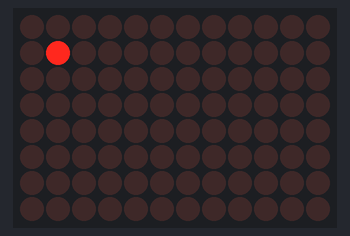
The sketch below on a simulated Arduino Uno R4 WiFi. Parts: 12×8 LED matrix.

Above: at 0.01 s.
At 0.91 s:
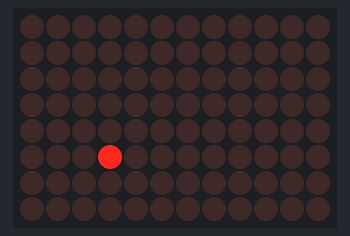
At 1.96 s:
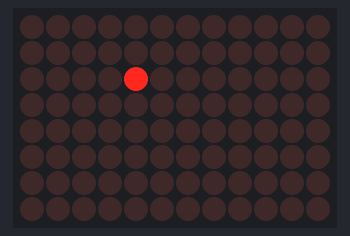
At 4.06 s:
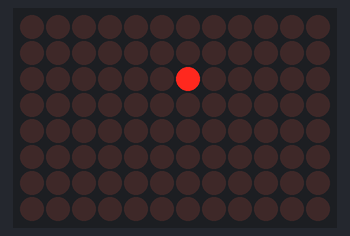
At 6.16 s:
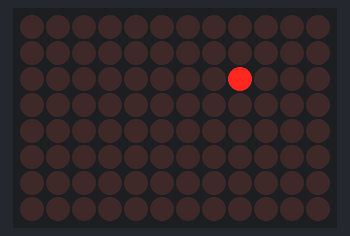
At 8.26 s:
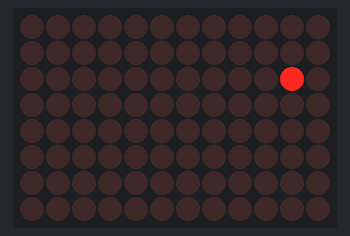

Measured:
- by itself, everything shown: repeats every 7.7 s, in 154 steps

The sketch:

28H_LED-Matrix_springendes_Pixel.ino
```cpp
/**
 * In der Arduino IDE:
 *   - öffne den "Seriellen Monitor" (Symbol rechts oben)
 *   - Konfiguration des seriellen Monitors sollte wie folgt sein
 *     - "Kein Zeilenende"
 *     - "115200 Baud"
 *
 * Der "Reset"-Taster auf der Arduino-Platine startet das Programm neu.
 *
 * LED Matrix (8x12, (y,x))
 *
 *      1  2  3  4  5  6  7  8  9 10 11 12
 *   o-------------------------------------> x
 * 1 |  1  .  .  .  .  .  .  .  .  .  .  1
 * 2 |  .  .  .  .  .  .  .  .  .  .  .  .
 * 3 |  .  .  .  .  .  .  .  .  .  .  .  .
 * 4 |  .  .  .  .  .  .  .  .  .  .  .  .
 * 5 |  .  .  .  .  .  .  .  .  .  .  .  .
 * 6 |  .  .  .  .  .  .  .  .  .  .  .  .
 * 7 |  .  .  .  .  .  .  .  .  .  .  .  .
 * 8 |  1  .  .  .  .  .  .  .  .  .  .  1
 *   |
 *   v
 *   y
 * =>  byte frame[Y_MAX][X_MAXS] =
 *   = byte frame[8][12]
 *   = {
 *      {1, 0, 0, 0, 0, 0, 0, 0, 0, 0, 0, 1}
 *      {0, 0, 0, 0, 0, 0, 0, 0, 0, 0, 0, 0}
 *      ...
 *      {1, 0, 0, 0, 0, 0, 0, 0, 0, 0, 0, 1}
 *     }
 * => frame[0][0]  = 1, frame[0][11] = 1
 *    frame[7][0]  = 1, frame[7][11] = 1
 *    alle anderen      frame[y][x]  = 0,
 */

#include "Arduino_LED_Matrix.h"

const int SERIAL_BAUD_RATE = 115200;
const int POLLING_TIME = 50;

ArduinoLEDMatrix matrix;

byte frame[8][12] = {
  {0, 0, 0, 0, 0, 0, 0, 0, 0, 0, 0, 0},
  {0, 0, 0, 0, 0, 0, 0, 0, 0, 0, 0, 0},
  {0, 0, 0, 0, 0, 0, 0, 0, 0, 0, 0, 0},
  {0, 0, 0, 0, 0, 0, 0, 0, 0, 0, 0, 0},
  {0, 0, 0, 0, 0, 0, 0, 0, 0, 0, 0, 0},
  {0, 0, 0, 0, 0, 0, 0, 0, 0, 0, 0, 0},
  {0, 0, 0, 0, 0, 0, 0, 0, 0, 0, 0, 0},
  {0, 0, 0, 0, 0, 0, 0, 0, 0, 0, 0, 0}
};

int deltaX = 1;
int deltaY = 1;
int xPos = 0;
int yPos = 0;

const int X_MAX = 11;
const int Y_MAX = 7;

void setup() {
  Serial.begin(SERIAL_BAUD_RATE);
  matrix.begin();
}

void loop() {
  frame[yPos][xPos] = 0;

  xPos = nextPixel(xPos, deltaX, X_MAX);
  yPos = nextPixel(yPos, deltaY, Y_MAX);
  frame[yPos][xPos] = 1;

  matrix.renderBitmap(frame, 8, 12);

  delay(POLLING_TIME);
}

int nextPixel(int position, int& delta, int max) {
  if (position < -delta || position > max - delta) delta = -delta;
  return position + delta;
}
```
